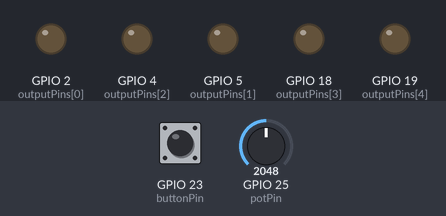
The sketch below on a simulated ESP32. Shown: output pins drawn as LEDs (lit = HIGH). Dashed ring = blinking. The test bench sets the inputs (shaded band); at power-on: GPIO 23 (buttonPin) HIGH, GPIO 25 (potPin) = 2048.

Above: at 1.2 s.
1.3 s: GPIO 23 (buttonPin) pulled LOW for 0.15 s
At 1.7 s:
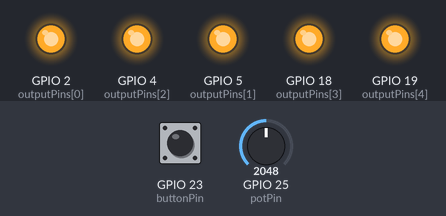
4.4 s: GPIO 25 (potPin) set to 491
7.4 s: GPIO 25 (potPin) set to 0
At 7.75 s:
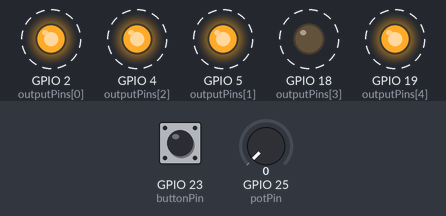
10.4 s: GPIO 23 (buttonPin) pulled LOW for 1 s
At 10.7 s:
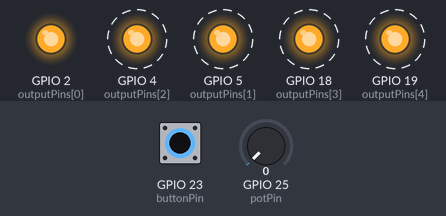
13.4 s: GPIO 23 (buttonPin) pulled LOW for 0.15 s
At 13.6 s:
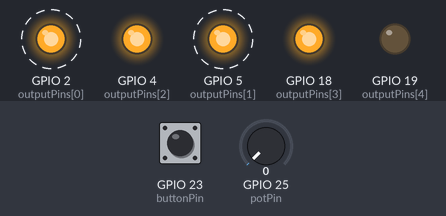
16.4 s: GPIO 25 (potPin) set to 2047
Timing chart, 0 to 20.4 s (numbered marks = the images above; inputs shaded):
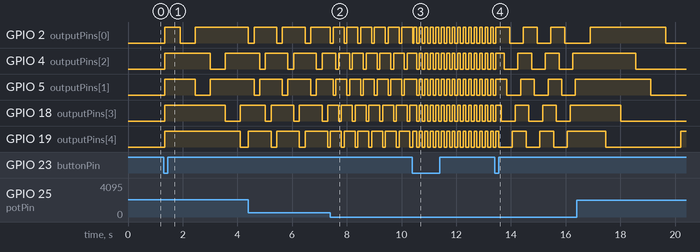

The sketch:

EDDIE_Sign_final.ino
```cpp
const int outputPins[] = {2, 5, 4, 18, 19};
const int numOutputs = sizeof(outputPins) / sizeof(outputPins[0]);

const int potPin = 25;
const int buttonPin = 23;

// Button debounce
unsigned long lastDebounceTime = 0;
unsigned long debounceDelay = 50;
int lastButtonReading = HIGH;
int currentButtonReading = HIGH;
bool buttonPressed = false;

// Pattern control
int buttonPushCounter = 0;
int activePattern = 1;

// Potentiometer
int potValue = 0;
int speed = 500;

// Timing
unsigned long lastStepTime = 0;

// Pattern state
int chaseIndex = 0;
int fallingIndex = 0;
bool fallingDirection = true;

void setup() {
  pinMode(buttonPin, INPUT_PULLUP);
  pinMode(potPin, INPUT);

  for (int i = 0; i < numOutputs; i++) {
    pinMode(outputPins[i], OUTPUT);
    digitalWrite(outputPins[i], HIGH); // OFF (active-low)
  }

  Serial.begin(9600);
  activePattern = 1;
}

void loop() {
  potValue = analogRead(potPin);
  speed = map(potValue, 0, 4095, 100, 1000);
  updateButtonState();

  if (buttonPressed) {
    buttonPressed = false;
    buttonPushCounter++;
    activePattern = (buttonPushCounter % 5) + 1;

    // Reset pattern state
    chaseIndex = 0;
    fallingIndex = numOutputs - 1;
    fallingDirection = true;
    lastStepTime = millis();

    allOff(); // Turn everything off between pattern switches
  }

  switch (activePattern) {
    case 1: allOn(); break;
    case 2: singleLetterChase(); break;
    case 3: simpleBlink(); break;
    case 4: lettersFallingLeft(); break;
    case 5: lettersFallingRight(); break;
    default: allOff(); break;
  }
}

void updateButtonState() {
  int reading = digitalRead(buttonPin);
  if (reading != lastButtonReading) {
    lastDebounceTime = millis();
  }

  if ((millis() - lastDebounceTime) > debounceDelay) {
    if (reading != currentButtonReading) {
      currentButtonReading = reading;
      if (currentButtonReading == LOW) {
        buttonPressed = true;
      }
    }
  }

  lastButtonReading = reading;
}

// --- Patterns ---

void allOn() {
  for (int i = 0; i < numOutputs; i++) {
    digitalWrite(outputPins[i], LOW); // ON (active-low)
  }
}

void allOff() {
  for (int i = 0; i < numOutputs; i++) {
    digitalWrite(outputPins[i], HIGH); // OFF
  }
}

void singleLetterChase() {
  if (millis() - lastStepTime >= speed) {
    lastStepTime = millis();

    allOff();
    digitalWrite(outputPins[chaseIndex], LOW); // ON
    chaseIndex = (chaseIndex + 1) % numOutputs;
  }
}

void simpleBlink() {
  static bool phase = false;
  if (millis() - lastStepTime >= speed) {
    lastStepTime = millis();
    for (int i = 0; i < numOutputs; i++) {
      digitalWrite(outputPins[i], phase ? HIGH : LOW);
    }
    phase = !phase;
  }
}

void lettersFallingLeft() {
  if (millis() - lastStepTime >= speed) {
    lastStepTime = millis();
    if (fallingDirection) {
      digitalWrite(outputPins[fallingIndex], LOW);
    } else {
      digitalWrite(outputPins[fallingIndex], HIGH);
    }
    fallingIndex--;
    if (fallingIndex < 0) {
      fallingDirection = !fallingDirection;
      fallingIndex = numOutputs - 1;
    }
  }
}

void lettersFallingRight() {
  if (millis() - lastStepTime >= speed) {
    lastStepTime = millis();
    if (fallingDirection) {
      digitalWrite(outputPins[fallingIndex], LOW);
    } else {
      digitalWrite(outputPins[fallingIndex], HIGH);
    }
    fallingIndex++;
    if (fallingIndex >= numOutputs) {
      fallingDirection = !fallingDirection;
      fallingIndex = 0;
    }
  }
}
```

Measured:
- after the input at 1.3 s, GPIO 2 (outputPins[0]): LOW → HIGH after 0.05 s, → LOW 0.55 s later, → HIGH 0.55 s later; GPIO 4 (outputPins[2]): LOW → HIGH after 0.05 s, → LOW 1.6 s later, → HIGH 0.55 s later
- after the input at 7.4 s, GPIO 2 (outputPins[0]): alternates HIGH for 0.40 s and LOW for 0.10 s, starting at once; GPIO 4 (outputPins[2]): alternates HIGH for 0.40 s and LOW for 0.10 s, starting after 0.20 s
- after the input at 10.4 s, GPIO 4 (outputPins[2]), GPIO 5 (outputPins[1]), GPIO 18 (outputPins[3]), GPIO 19 (outputPins[4]): alternates HIGH for 0.10 s and LOW for 0.10 s, starting after 0.15 s
- after the input at 13.4 s, GPIO 2 (outputPins[0]): alternates HIGH for 0.50 s and LOW for 0.50 s, starting after 0.55 s; GPIO 5 (outputPins[1]): alternates HIGH for 0.50 s and LOW for 0.50 s, starting after 0.45 s
